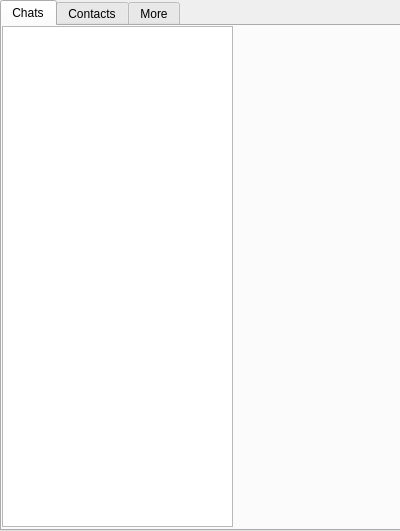
<?xml version="1.0" encoding="UTF-8"?>
<ui version="4.0">
 <class>qq_window</class>
 <widget class="QDialog" name="qq_window">
  <property name="geometry">
   <rect>
    <x>0</x>
    <y>0</y>
    <width>400</width>
    <height>531</height>
   </rect>
  </property>
  <property name="windowTitle">
   <string>Dialog</string>
  </property>
  <widget class="QTabWidget" name="tabWidget">
   <property name="geometry">
    <rect>
     <x>0</x>
     <y>0</y>
     <width>401</width>
     <height>531</height>
    </rect>
   </property>
   <property name="currentIndex">
    <number>0</number>
   </property>
   <widget class="QWidget" name="chats">
    <attribute name="title">
     <string>Chats</string>
    </attribute>
    <widget class="QListView" name="chats_list">
     <property name="geometry">
      <rect>
       <x>0</x>
       <y>0</y>
       <width>231</width>
       <height>501</height>
      </rect>
     </property>
    </widget>
   </widget>
   <widget class="QWidget" name="contacts">
    <attribute name="title">
     <string>Contacts</string>
    </attribute>
    <widget class="QTreeView" name="conntacts_list">
     <property name="geometry">
      <rect>
       <x>0</x>
       <y>0</y>
       <width>221</width>
       <height>501</height>
      </rect>
     </property>
    </widget>
   </widget>
   <widget class="QWidget" name="More">
    <attribute name="title">
     <string>More</string>
    </attribute>
    <widget class="QPushButton" name="personal_info_button">
     <property name="geometry">
      <rect>
       <x>50</x>
       <y>40</y>
       <width>99</width>
       <height>27</height>
      </rect>
     </property>
     <property name="text">
      <string>Personal Info</string>
     </property>
    </widget>
    <widget class="QPushButton" name="setting_button">
     <property name="geometry">
      <rect>
       <x>50</x>
       <y>180</y>
       <width>99</width>
       <height>27</height>
      </rect>
     </property>
     <property name="text">
      <string>Setting</string>
     </property>
    </widget>
   </widget>
  </widget>
 </widget>
 <resources/>
 <connections/>
</ui>
